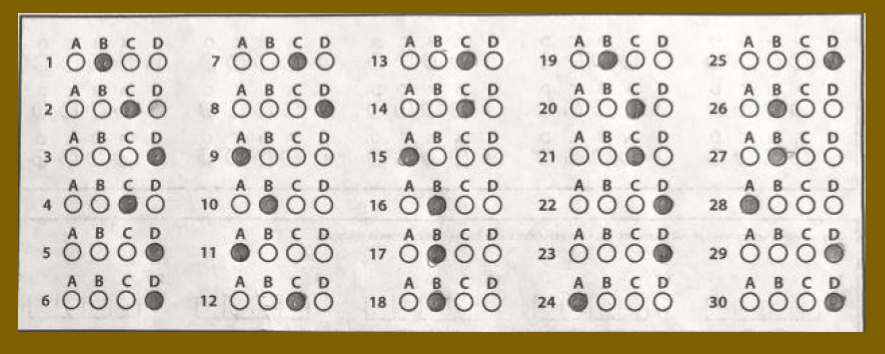
#> input picture testing/test.png, 885 x 354 px
$ python test1.py
#> lines starting #> are read from the running program, lines starting #| are printed output that depends on the picture; after the words box and inside, x2 and y2 are one past the last pixel; in counts of white or black regions, pixels touching at a corner belong together
import cv2
import numpy as np

# read input image
img = cv2.imread('test.png')
#> img is the input picture: shape (354, 885, 3); mean B, G, R 183.3, 200.6, 207

# define border color
lower = (0, 80, 110)
upper = (0, 120, 150)

# threshold on border color
mask = cv2.inRange(img, lower, upper)
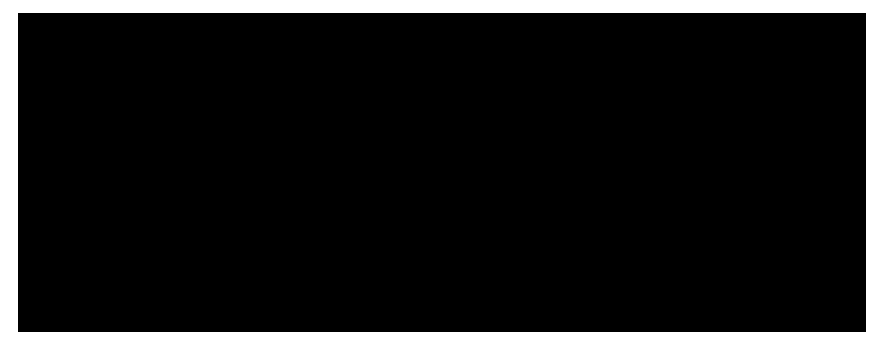
#> mask: shape (354, 885); 13.7% white; 1 white region, box (x1, y1, x2, y2) and area: (0, 0, 885, 354) 42778

# dilate threshold
kernel = cv2.getStructuringElement(cv2.MORPH_RECT, (15, 15))
mask = cv2.morphologyEx(mask, cv2.MORPH_DILATE, kernel)
#> mask: shape (354, 885); 18.8% white; 1 white region, box (x1, y1, x2, y2) and area: (0, 0, 885, 354) 58920

# recolor border to white
img[mask==255] = (255,255,255)
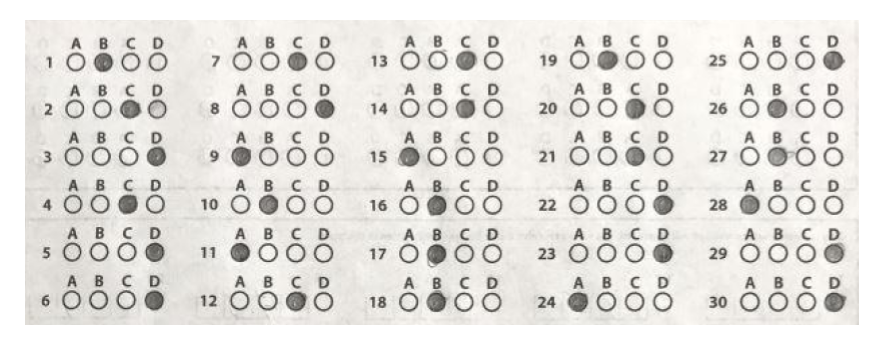
#> img: shape (354, 885, 3); 18.81% of pixels changed, all inside (x1, y1, x2, y2) = (0, 0, 885, 354)

# convert img to grayscale
gray = cv2.cvtColor(img, cv2.COLOR_BGR2GRAY)

# otsu threshold
thresh = cv2.threshold(gray, 0, 255, cv2.THRESH_OTSU )[1]
#> thresh: shape (354, 885); 88.7% white; 285 black regions (1 under 20 px), largest, box (x1, y1, x2, y2) and area: (767, 147, 816, 167) 477, (398, 147, 420, 167) 342, (426, 290, 448, 312) 342

# apply morphology open
kernel = cv2.getStructuringElement(cv2.MORPH_RECT, (17,17))
morph = cv2.morphologyEx(thresh, cv2.MORPH_OPEN, kernel)
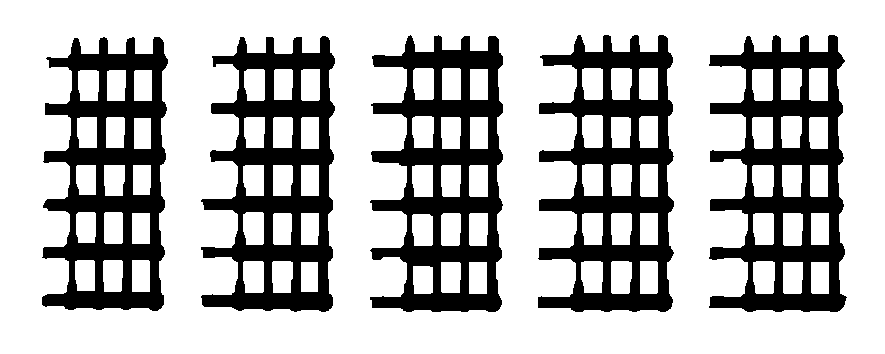
#> morph: shape (354, 885); 71.7% white; 5 black regions, box (x1, y1, x2, y2) and area: (709, 35, 847, 312) 18038, (370, 35, 503, 312) 17986, (538, 35, 674, 312) 17984, (201, 36, 335, 312) 17497, (42, 37, 168, 311) 17223
morph = 255 - morph
#> morph: shape (354, 885); 28.3% white; 5 white regions

# find contours and bounding boxes
bboxes = []
bboxes_img = img.copy()
contours = cv2.findContours(morph, cv2.RETR_EXTERNAL, cv2.CHAIN_APPROX_SIMPLE)
#> contours = 5 contours; box (x1, y1, x2, y2) and area: (709, 35, 847, 312) 26830, (538, 35, 674, 312) 26762, (370, 35, 503, 312) 26560, (201, 36, 335, 312) 25917, (42, 37, 168, 311) 25406
contours = contours[0] if len(contours) == 2 else contours[1]
for cntr in contours:
    x,y,w,h = cv2.boundingRect(cntr)
    cv2.rectangle(bboxes_img, (x, y), (x+w, y+h), (0, 0, 255), 1)
    bboxes.append((x,y,w,h))
#> this loop made 5 passes
#> (x, y, w, h) on passes 1 to 5: (42, 37, 126, 274), (201, 36, 134, 276), (709, 35, 138, 277), (538, 35, 136, 277), (370, 35, 133, 277)
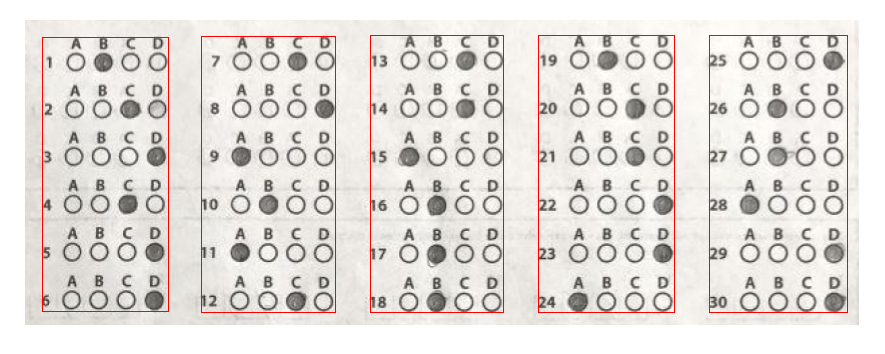
#> bboxes_img: shape (354, 885, 3); 1.31% of pixels changed, all inside (x1, y1, x2, y2) = (42, 35, 848, 313)
#> after the loop, bboxes = [(42, 37, 126, 274), (201, 36, 134, 276), (709, 35, 138, 277), (538, 35, 136, 277), (370, 35, 133, 277)]

# get largest width of bboxes
maxwidth = max(bboxes)[2]
#> maxwidth = 138

# sort bboxes on x coordinate
def takeFirst(elem):
    return elem[0]

bboxes.sort(key=takeFirst)

# stack cropped boxes with 10 pixels padding all around
result = np.full((1,maxwidth+20,3), (255,255,255), dtype=np.uint8)
#> result = 158 rows, first 8: [255, 255, 255], [255, 255, 255], [255, 255, 255], [255, 255, 255], [255, 255, 255], [255, 255, 255], [255, 255, 255], [255, 255, 255]
for bbox in bboxes:
    (x,y,w,h) = bbox
    crop = img[y-10:y+h+10, x-10:x+maxwidth+10]
    result = np.vstack((result, crop))
#> this loop made 5 passes
#> pass 1, `result = np.vstack((result, crop))`:
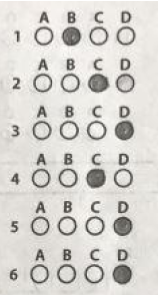
#> result: shape (295, 158, 3); mean B, G, R 206.9, 211.6, 213.8
#> pass 2, `result = np.vstack((result, crop))`:
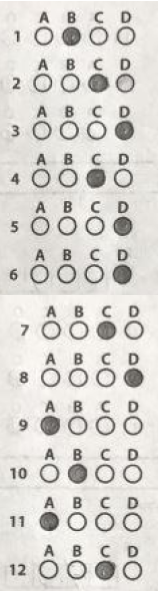
#> result: shape (591, 158, 3); mean B, G, R 209.5, 214.1, 216.7
#> after the loop:
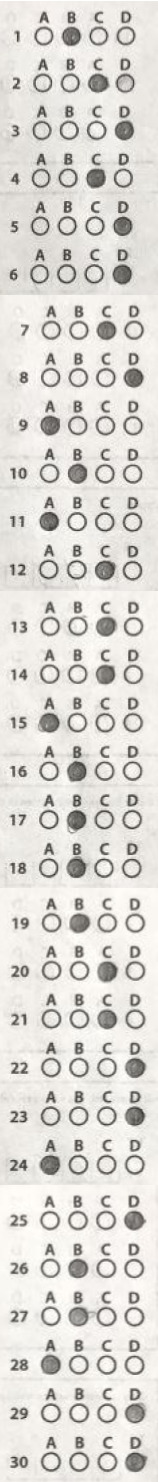
#> result: shape (1482, 158, 3); mean B, G, R 212.7, 217.4, 219.9

# save result
cv2.imwrite("abcd_test_mask.jpg", mask)
cv2.imwrite("abcd_test_white_border.jpg", img)
cv2.imwrite("abcd_test_thresh.jpg", thresh)
cv2.imwrite("abcd_test_morph.jpg", morph)
cv2.imwrite("abcd_test_bboxes.jpg", bboxes_img)
cv2.imwrite("abcd_test_column_stack.png", result)

# show images
cv2.imshow("mask", mask)
cv2.imshow("img", img)
cv2.imshow("thresh", thresh)
cv2.imshow("morph", morph)
cv2.imshow("bboxes_img", bboxes_img)
cv2.imshow("result", result)
cv2.waitKey(0)
